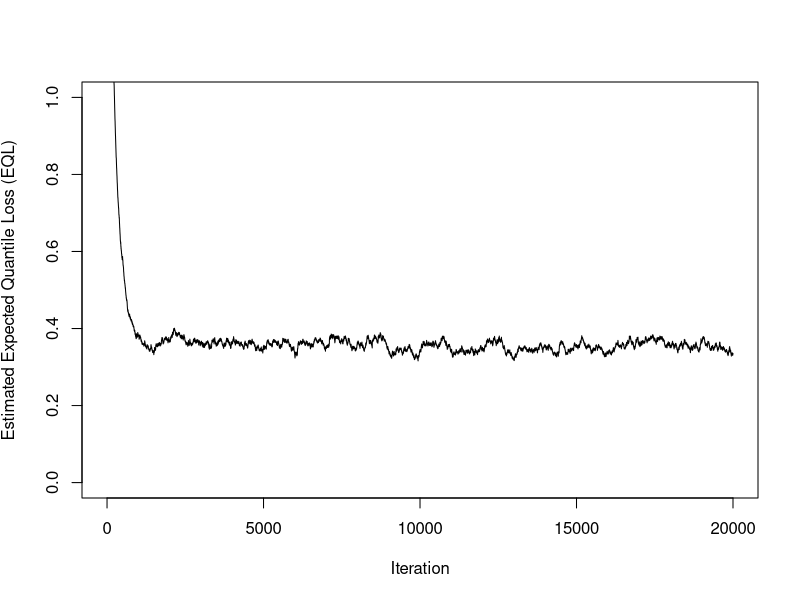
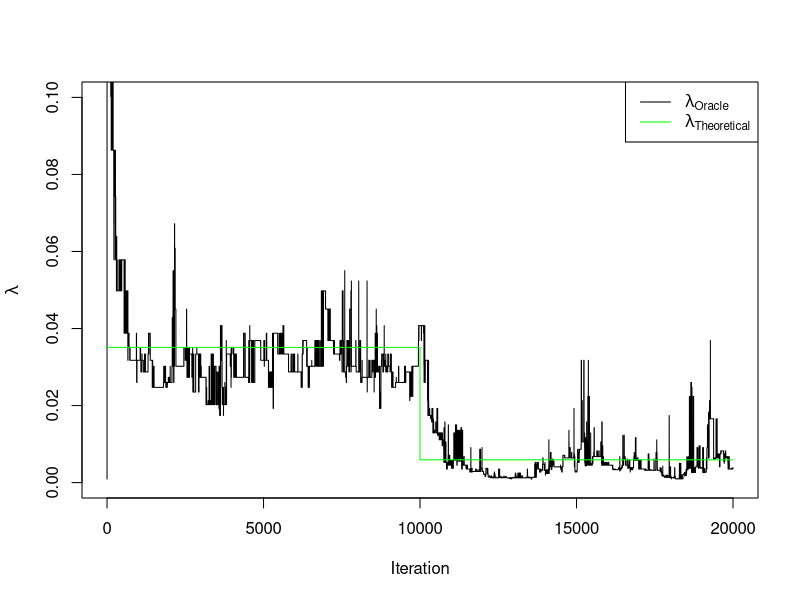
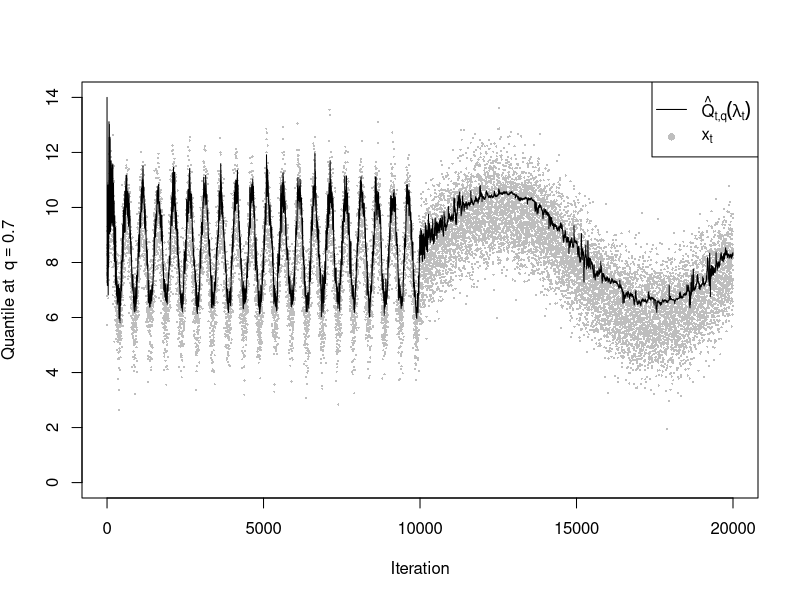

These charts were generated, in order, by the following R code:
## ---- chunk 1
#| label: Loading the packages
library (dplyr)
## ---- chunk 2
#| label: Refresh and Seed
rm (list = ls())
set.seed (1234)
## ---- chunk 3
#| label: DUMIQE
D1 <- function (q_prob, q_hat) {
    q_prob * q_hat
}
D2 <- function (q_prob, q_hat) {
    (1 - q_prob) * q_hat
}

# Incremental Algorithm (returns quantile estimates at iteration t for each lambda_vec value)
DUMIQE <- function (t, x_obs, q_hat_previous, lambda_vec, q_prob, Q_0) {
    if (t == 0) { # Initialization step (Q_0)
        # Q_0 chosen to be "outside" the data stream distribution
        rep(Q_0, times = length(lambda_vec)) # L was still not defined
    } else {
        ifelse(
            x_obs[t] >= q_hat_previous,                           # Logical vector
            # RECALL: between 2 vectors, * and + performs element-wise multiplication and addition, respectively
            q_hat_previous + lambda_vec * D1(q_prob, q_hat_previous), # If TRUE
            q_hat_previous - lambda_vec * D2(q_prob, q_hat_previous)  # If FALSE
        )
    }
}
## ---- chunk 4
#| label: QL
# Quantile Loss function on iteration t 
QL <- function (x_obs_t, q_hat_t, q_prob) {
    ifelse(
        x_obs_t >= q_hat_t,                 # Logical vector
        q_prob * (x_obs_t - q_hat_t), # If TRUE
        (1 - q_prob) * (q_hat_t - x_obs_t)        # If FALSE
    )
}
## ---- chunk 5
#| label: Simulate Data
tau1 <- 500
tau2 <- 10^4 # 1e4 also works?
T    <- 10^4
N    <- 2*T

# t %% (2 * T) is always lower than 2 * T
tau_fun <- function(t) {
    ifelse(t %% (2 * T) < T, tau1, tau2)
}

# Normally distributed data stream
miu <- 8; b <- 2; sigma <- 1
# Chi-Square distributed data stream
nu <- 6

generate_data <- function (family, N, q_prob) {
    
    iter <- 0:(N-1)

    if (family == "normal"){
        mean_t    <- miu + b * sin(2 * pi * iter / tau_fun(iter))
        stream    <- rnorm(n = N, mean = mean_t, sd = sigma)
        quantiles <- qnorm(q_prob, mean = mean_t, sd = sigma)
    }  
    if (family == "chisq"){
        df_t      <- nu + b * sin(2 * pi * iter / tau_fun(iter))
        stream    <- rchisq(n = N, df = df_t)
        quantiles <- qchisq(q_prob, df = df_t)
    }
    # Return
    list(
        stream = stream,
        quantiles = quantiles
    )
}
## ---- chunk 6
#| label: Real Quantiles (to track)
q_fig2 <- 0.7
q_fig3 <- c(0.5, 0.7, 0.9)
## ---- chunk 7
normal_stream_fig2 <- generate_data("normal", N, q_fig2)$stream
## ---- chunk 8
#| label: Tuning Parameters
possible_lambdas <- exp(seq (from = -7, to = 0, by = 0.05))
L <- length(possible_lambdas) # number of estimates per iteration 
gamma_fig2 <- 1 - (0.01)^(1/1000) # 0.005
## ---- chunk 9
#| label: Oracle Algorithm
oracle_fun <- function (N, data_stream, gamma, q_prob, lambdas_list = possible_lambdas, Q_initial) {

    q_hat   <- matrix(0, nrow = N, ncol = L)
    QL_hat  <- matrix(0, nrow = N, ncol = L)
    EQL_hat <- matrix(0, nrow = N, ncol = L)

    oracle_quantiles <- numeric(N) # Oracle Quantile Estimates
    oracle_QL        <- numeric(N)
    oracle_EQL       <- numeric(N)
    oracle_lambdas   <- numeric(N)

    for (t in 0:(N-1)) {

        # Quantiles estimates on iteration t for each value in lambdas_list 
        q_hat[t + 1, ] <- DUMIQE(
            t, 
            data_stream, 
            q_hat[max(t,1), ], # max is due to the initialization step
            lambdas_list,
            q_prob,
            Q_0 = Q_initial
        )

        QL_hat[t + 1, ] <- QL(data_stream[t + 1], q_hat[t + 1, ], q_prob)

        # Expected Quantile Loss (EQL) function on iteration t. It is based on the exponentially weighted moving average.
        # It was previously defined as a function, but the node stack overflow error was thrown given it was defined recursively (so, e.g., it was evaluating all the previous steps creating very deep stack call)
        if (t == 0L) {
            EQL_hat[t + 1, ] <- QL_hat[t + 1, ] # Initialization
        } else {
            EQL_hat[t + 1, ] <- (1 - gamma) * EQL_hat[t, ] + gamma * QL_hat[t + 1, ]
        }

        index <- which.min(EQL_hat[t + 1, ])
        # The Oracle approach stores the lambda value with the minimum estimated EQL
        oracle_lambdas [t + 1]  <- lambdas_list[index]
        oracle_quantiles[t + 1] <- q_hat[t + 1, index]
        oracle_QL[t + 1]        <- QL_hat[t + 1, index]
        oracle_EQL[t + 1]       <- EQL_hat[t + 1, index]
    }

    # Return a list
    list(
        lambdas   = oracle_lambdas,
        quantiles = oracle_quantiles,
        QL        = oracle_QL,
        EQL       = oracle_EQL
    )   
}
## ---- chunk 10
oracle_fig2 <- oracle_fun(2*T, normal_stream_fig2, gamma_fig2, q_fig2, Q_initial = 14)
## ---- chunk 11
par(mfrow = c(1,1))
#| label: Estimated EQL by iteration graph
plot(
    x = 0:(N-1),
    y = oracle_fig2$EQL, # oracle_fig2$EQL, oracle_fig2$QL
    type = "l", # Line Plot
    ylim = c(0.00,1),
    xlab = "Iteration",
    ylab = expression("Estimated Expected Quantile Loss (" * hat(EQL) * ")")
)
## ---- chunk 12
#| label: Recursive Lambda Updating Graph

# ALERT: They're not computed this way!
theoretical_lambdas <- c(rep(mean(oracle_fig2$lambdas[1:T]), times = T), rep(mean(oracle_fig2$lambdas[(T+1):(2*T)]), times = T))

plot(
    x = 0:(N-1),
    y = oracle_fig2$lambdas,
    type = "l", # Line Plot
    ylim = c(0,0.10),
    xlab = "Iteration",
    ylab = expression(lambda)
)

lines(
    x = 0:(N-1),
    y = theoretical_lambdas,
    col = "green"
)

legend(
    "topright",
    legend = c(expression(lambda[Oracle]), expression(lambda[Theoretical])),
    col = c("black", "green"),
    lty = c(1, 1)
)
## ---- chunk 13
#| label: Quantile Tracking Plot
plot(
    x = 0:(N-1),
    y = normal_stream_fig2,
    type = "p", # Line Plot
    pch = 16, cex = 0.3,
    col = "grey",     
    ylim = c(0,14),
    xlab = "Iteration",
    ylab = expression("Quantile at " ~ q == 0.7)
)

lines(
    x = 0:(N-1),
    y = oracle_fig2$quantiles, # Estimated Quantiles...
    col = "black",
    lwd = 1
)

legend(
    "topright",
    legend = c(expression(hat(Q)[t * "," * q](lambda[t])), expression(x[t])),
    col = c("black", "grey"),
    lty = c(1, NA),
    pch = c(NA, 16)
)
## ---- chunk 14
#| label: Data from a GPD distribution

# 5 years of observations
N    <- 5 * 365 
time <- 0:(N-1) 

# (Hyper-) Parameters to be fitted...
beta0  <- 1; beta1  <- 1; beta2 <- 1
alpha0 <- 1; alpha1 <- 0.5

# Underlying (distribution) parameters 
mu_gp    <- beta0 + beta1 * cos((2 * pi * time / 365) - beta2)
sigma_gp <- exp (alpha0 + alpha1 * time)
shape_gp <- 1

library(evd)
gp_data <- rgpd(N, loc = mu_gp, scale = sigma_gp, shape = shape_gp)
## ---- chunk 15
# It would be interesting to, at least, "find" some possible values for the threshold...
## ---- chunk 16
#| label: Thresholds to track
u_prob_track <- c(0.7) #, 
#0.75, 
#0.8, 
#0.85,
# 0.9) 
## ---- chunk 17
#| label: Oracle Tuning Parameters
possible_lambdas <- exp(seq (from = -7, to = 0, by = 0.05))
L <- length(possible_lambdas) # number of estimates per iteration 
gamma <- 1 - (0.01)^(1/1000) # close to 0.005
## ---- chunk 18
#| label: Threshold Tracking (Oracle approach)

oracle_thresholds <- vector("list", length(u_prob_track))

for (i in seq_along(u_prob_track)) {
  oracle_thresholds[[i]] <- oracle_fun(N, gp_data, gamma, u_prob_track[i], Q_initial = 20)$quantiles
}
## ---- chunk 19
#| label: Real Threshold Exceedances

y_u <- vector("list", length(u_prob_track))

for (i in seq_along(u_prob_track)) {

    y_u[[i]] <- vector("list", length(time)) # List of lists

    for (j in time) {
        
        y_u[[i]][[j + 1]] <- ifelse(
            gp_data > oracle_thresholds[[i]][[j + 1]],
            gp_data - oracle_thresholds[[i]][[j + 1]],
            0
        ) 

    }

}
## ---- chunk 20

## ---- chunk 21
# library (ismev)
# fit <- gpd.fit(t_data, threshold = quantiles_track[1])

# # Extract MLEs
# mle <- fit$mle

# # Scale parameter (sigma_u)
# sigma_hat <- fit$mle[1]

# # Shape parameter (xi)
# xi_hat <- fit$mle[2]
## ---- chunk 22
#The visualizations in Fig. 3.6 suggest that these values correspond to a moderate level of stability. Similar diagnostics to those discussed in Chapter 2—namely, threshold sensitivity analysis and mean excess plots—suggest that these are reasonable choices; the commands gpd.fitrange and mrl.plot from the ismev package can be used to implement these analyses, respectively. However, in our experience, the reliability of mean residual life plots is not as strong. Overall, we prefer threshold stability plots, as they provide insight into how much the inferences might change with different threshold choices.
## ---- chunk 23
# gpd.diag(fit)
